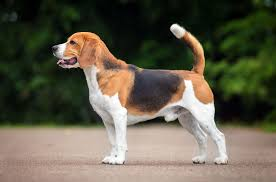
#> input picture PAI LAB TASK5/dog.jpg, 276 x 182 px
$ jupyter execute image_tanslation.ipynb
#> lines starting #> are read from the running program, lines starting #| are printed output that depends on the picture
[cell 1]
import cv2
import matplotlib.pyplot as plt

image = cv2.imread("dog.jpg")
#> image is the input picture: shape (182, 276, 3); mean B, G, R 75.6, 92.5, 97.4

if image is None:
    raise FileNotFoundError("Image not found")

image_rgb = cv2.cvtColor(image, cv2.COLOR_BGR2RGB)

plt.imshow(image_rgb)
plt.axis("off")
plt.show()

[cell 2]
import cv2
import numpy as np
import matplotlib.pyplot as plt

img = cv2.imread('dog.jpg')
rows, cols, _ = img.shape
#> rows = 182; cols = 276

M_left = np.float32([[1, 0, -50], [0, 1, 0]])
M_right = np.float32([[1, 0, 50], [0, 1, 0]])
M_top = np.float32([[1, 0, 0], [0, 1, 50]])
M_bottom = np.float32([[1, 0, 0], [0, 1, -50]])

img_left = cv2.warpAffine(img, M_left, (cols, rows))
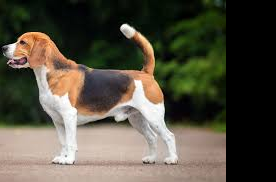
#> img_left: shape (182, 276, 3); mean B, G, R 66.4, 80.4, 85.4
img_right = cv2.warpAffine(img, M_right, (cols, rows))
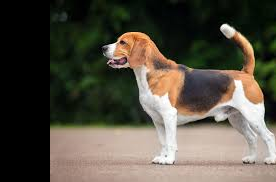
#> img_right: shape (182, 276, 3); mean B, G, R 67.5, 79.5, 85.2
img_top = cv2.warpAffine(img, M_top, (cols, rows))
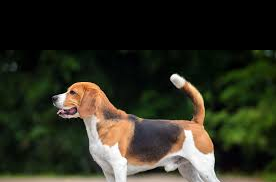
#> img_top: shape (182, 276, 3); mean B, G, R 33.3, 47, 46.4
img_bottom = cv2.warpAffine(img, M_bottom, (cols, rows))
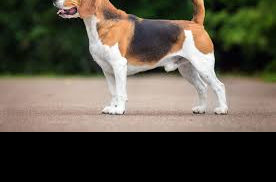
#> img_bottom: shape (182, 276, 3); mean B, G, R 70.8, 83.4, 89.9

plt.subplot(221), plt.imshow(img_left), plt.title('Left')
plt.subplot(222), plt.imshow(img_right), plt.title('Right')
plt.subplot(223), plt.imshow(img_top), plt.title('Top')
plt.subplot(224), plt.imshow(img_bottom), plt.title('Bottom')
plt.show()
#> figure, not shown here; B, G, R data is drawn as R, G, B

$ run again, with PAI LAB TASK5/Tomatoes.jpg copied over PAI LAB TASK5/dog.jpg
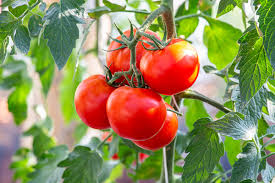
#> input picture PAI LAB TASK5/Tomatoes.jpg, 275 x 183 px
#> image is the input picture: shape (183, 275, 3); mean B, G, R 89.5, 139.3, 144.8
#> `img_top = cv2.warpAffine(img, M_top, (cols, rows))`:
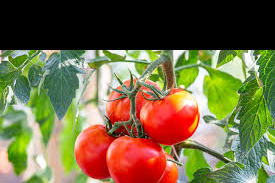
#> img_top: shape (183, 275, 3); mean B, G, R 66.7, 103.9, 114.8
#> `img_bottom = cv2.warpAffine(img, M_bottom, (cols, rows))`:
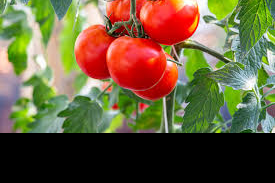
#> img_bottom: shape (183, 275, 3); mean B, G, R 61.3, 94.7, 106.9
